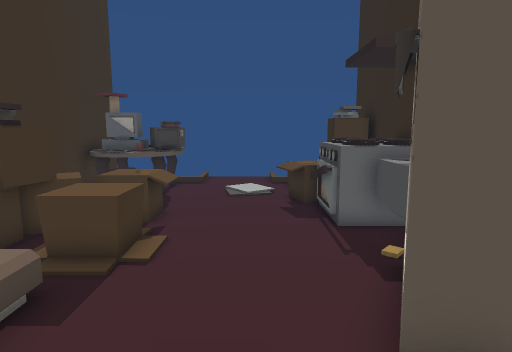
View 1 (above)

12 first-person views from a walk through a Unity game level. The camera is 1.5 m above the floor, tilts 8° down and sees 75° across. The floor is counted in squares, 0.5 m on a side. Each view is taken from the middle of a square. On the plan, view 1 faces up. The plan holds only what a view shows up to about 20 squares ahead; the rest is blank.

View 2
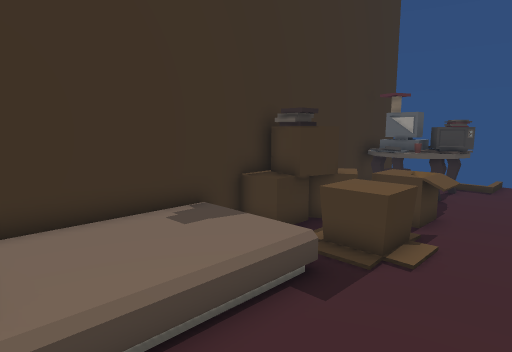

View 3
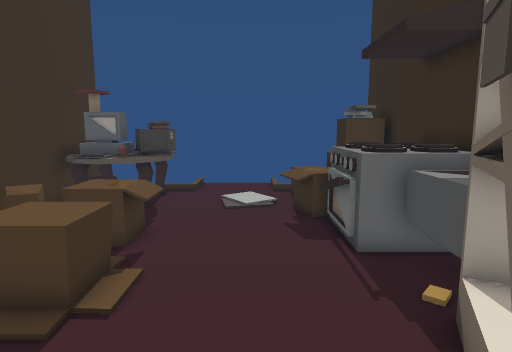

View 4
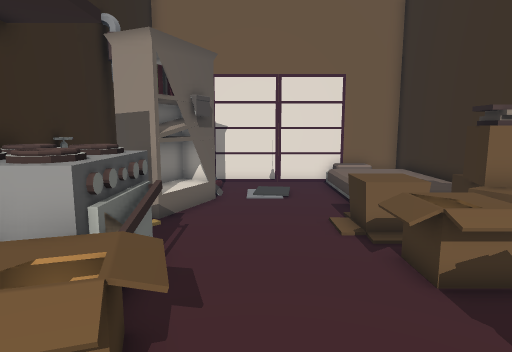

View 5
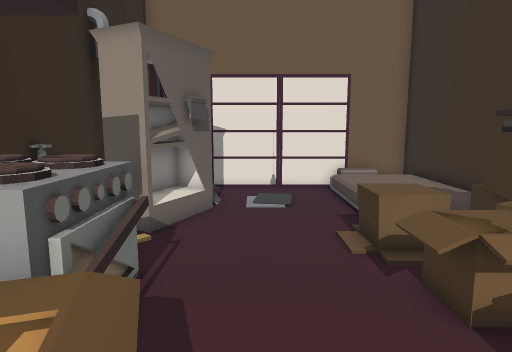

View 6
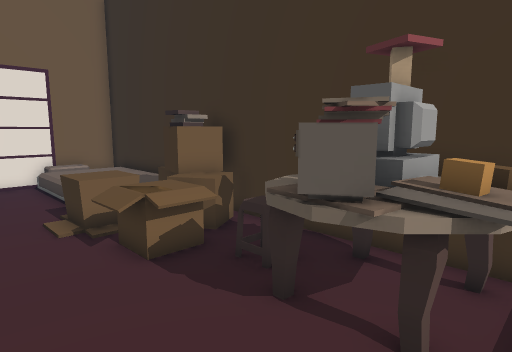

View 7
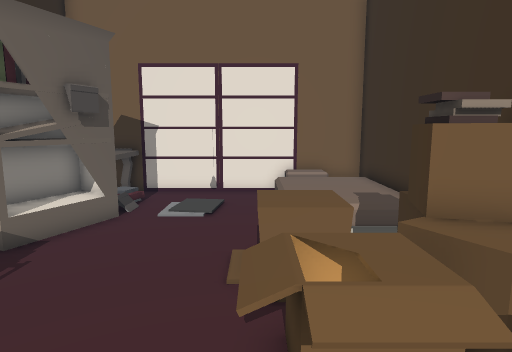

View 8
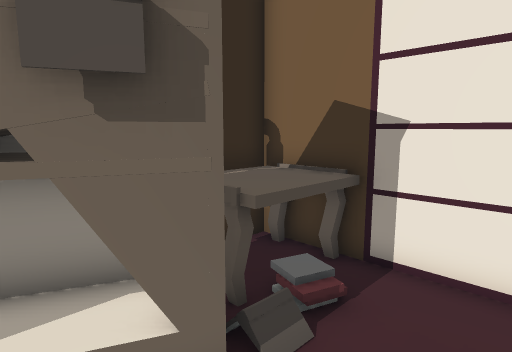

View 9
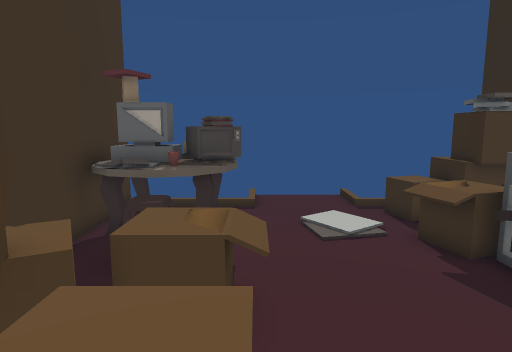

View 10
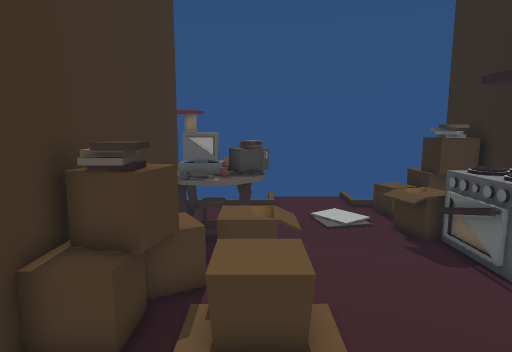

View 11
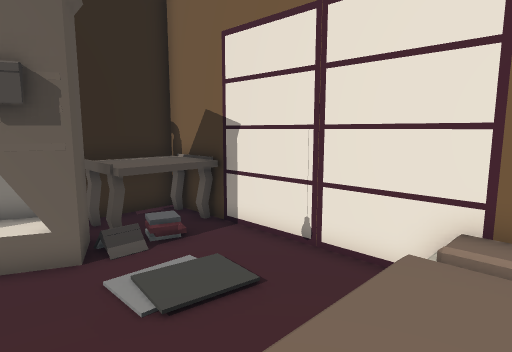

View 12
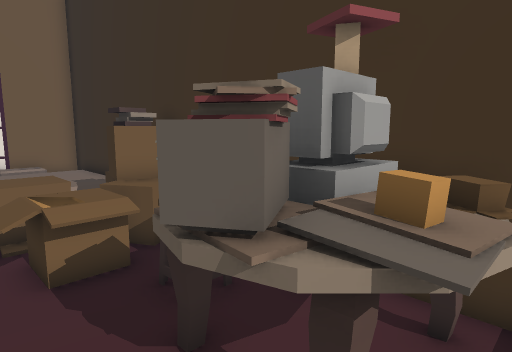

### Floor plan
Key: @ floor where view 1 was taken; # wall or solid block; . main floor; : floor 0.25 m higher than the main floor; + floor 0.5 m higher than the main floor; / step, stairs or slope; = window, fence, low wall or low ledge; ^ raised ledge.
Columns run from 8 left of view 1 to 5 right of it. Each row starts with its distance up from view 1.
 20      ....
 19 #### ....:
 18 #^^^^.....^^^
 17 #^^^#.....^^#
 16 #####.....==^^
 15 #^^^^....===
 14 #.==.....^^^
 13 #.==.....=^#^^
 12 #..^^=....^^##
 11 #^^^^=....^^##
 10 ##^===....=^##
  9 ###=^^..... ^^
  8 #^#^^^......^^
  7 #^./^......###
  6 #////......##
  5 #+++/.....###
  4 #+++/.....###
  3 #+++/.....##.
  2 #+++/......^^^
  1 #+++/.....:^^^
  0 #:///...@..^^^
 -1 ##############

Where each view was taken, in squares from view 1:
view 1: 0 up, 0 right, facing up
view 2: 0 up, 0 right, facing up-left
view 3: 2 up, 0 right, facing up
view 4: 18 up, 0 right, facing down
view 5: 17 up, 0 right, facing down
view 6: 19 up, 0 right, facing down-left
view 7: 15 up, 3 left, facing down
view 8: 6 up, 1 left, facing down-right
view 9: 6 up, 3 left, facing up
view 10: 2 up, 4 left, facing up
view 11: 6 up, 6 left, facing down-right
view 12: 19 up, 2 left, facing down-left
